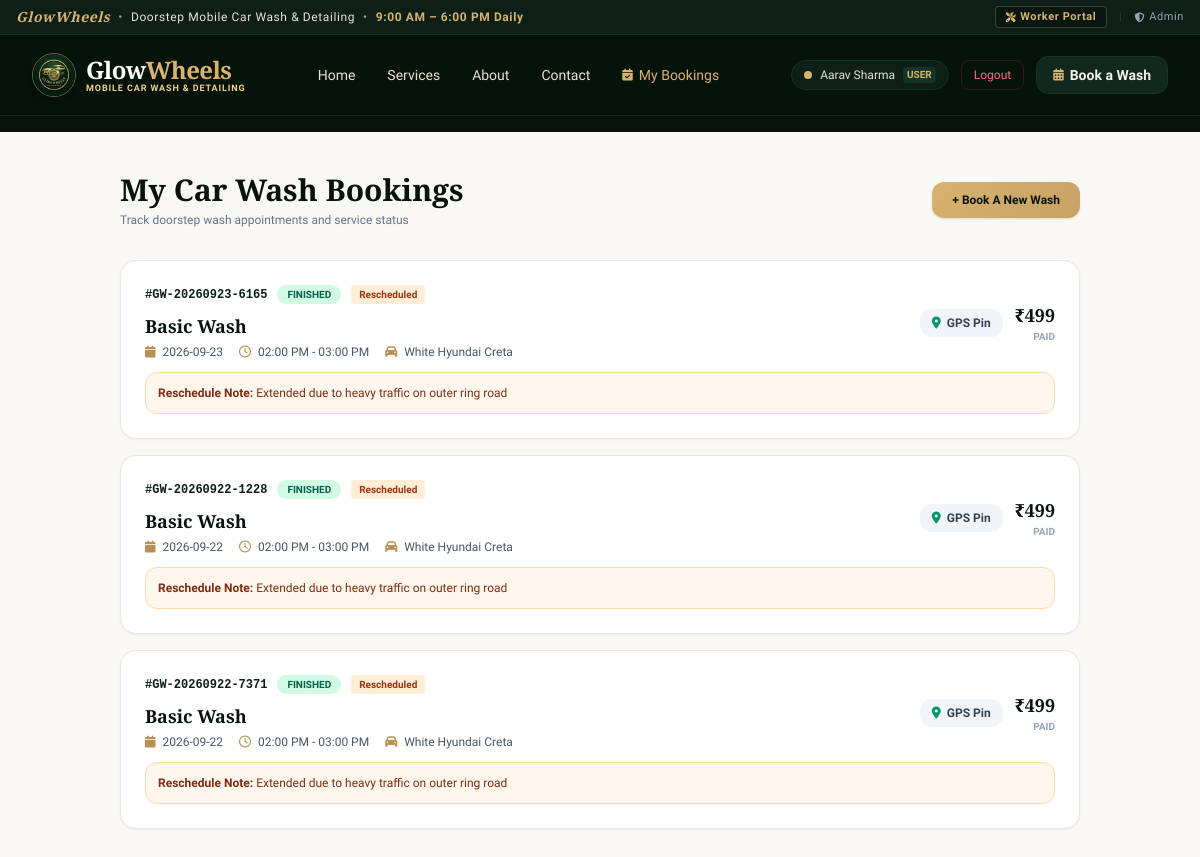
/my-bookings (signed in), run on the app's committed database.
### models.py (models this page shows, shortened)
class User(db.Model):
    __tablename__ = 'users'
    id = db.Column(db.Integer, primary_key=True)
    username = db.Column(db.String(80), unique=True, nullable=False)
    email = db.Column(db.String(120), unique=True, nullable=True)
    phone = db.Column(db.String(25), nullable=True)
    full_name = db.Column(db.String(100), nullable=True)
    password_hash = db.Column(db.String(255), nullable=False)
    role = db.Column(db.String(20), default='user') # 'user', 'worker', 'admin'
    created_at = db.Column(db.DateTime, default=datetime.utcnow)
    bookings = db.relationship('Booking', backref='customer', foreign_keys='Booking.user_id', lazy=True)
    assigned_works = db.relationship('Booking', backref='worker', foreign_keys='Booking.worker_id', lazy=True)
    leave_requests = db.relationship('LeaveRequest', backref='worker', lazy=True)
    overtime_logs = db.relationship('OvertimeLog', backref='worker', lazy=True)
    damage_reports = db.relationship('MachineDamageReport', backref='worker', lazy=True)

class Booking(db.Model):
    __tablename__ = 'bookings'
    id = db.Column(db.Integer, primary_key=True)
    booking_number = db.Column(db.String(30), unique=True, nullable=False)
    user_id = db.Column(db.Integer, db.ForeignKey('users.id'), nullable=False)
    package_id = db.Column(db.Integer, db.ForeignKey('packages.id'), nullable=False)
    booking_date = db.Column(db.String(20), nullable=False) # 'YYYY-MM-DD'
    time_slot = db.Column(db.String(30), nullable=False)    # e.g., '10:00 AM'
    customer_name = db.Column(db.String(100), nullable=False)
    customer_phone = db.Column(db.String(25), nullable=False)
    car_model = db.Column(db.String(100), nullable=False)
    car_number = db.Column(db.String(40), nullable=True)
    latitude = db.Column(db.Float, nullable=True)
    longitude = db.Column(db.Float, nullable=True)
    address = db.Column(db.Text, nullable=True)
    landmark = db.Column(db.String(150), nullable=True)
    status = db.Column(db.String(25), default='pending')
    worker_id = db.Column(db.Integer, db.ForeignKey('users.id'), nullable=True)
    payment_mode = db.Column(db.String(30), nullable=True) # 'Google Pay', 'Cash', 'PhonePe', 'UPI', 'Card'
    payment_amount = db.Column(db.Float, nullable=True)
    payment_status = db.Column(db.String(20), default='pending') # 'pending', 'paid'
    extension_notes = db.Column(db.Text, nullable=True)
    rescheduled_at = db.Column(db.DateTime, nullable=True)
    created_at = db.Column(db.DateTime, default=datetime.utcnow)
    finished_at = db.Column(db.DateTime, nullable=True)
    def get_maps_url(self):
        if self.latitude and self.longitude:
            return f"https://www.google.com/maps?q={self.latitude},{self.longitude}"
        return ""

class Package(db.Model):
    __tablename__ = 'packages'
    id = db.Column(db.Integer, primary_key=True)
    name = db.Column(db.String(100), nullable=False)
    price = db.Column(db.Float, nullable=False)
    duration_mins = db.Column(db.Integer, default=60)
    description = db.Column(db.Text, nullable=False)
    features = db.Column(db.Text, nullable=True) # Semicolon-separated features list
    badge = db.Column(db.String(50), nullable=True)
    icon = db.Column(db.String(50), default='car')
    is_active = db.Column(db.Boolean, default=True)
    bookings = db.relationship('Booking', backref='package', lazy=True)

### routes/user_routes.py (the view)
@user_bp.route('/my-bookings')
@login_required
def my_bookings():
    bookings = Booking.query.filter_by(user_id=session['user_id']).order_by(Booking.created_at.desc()).all()
    return render_template('user/my_bookings.html', bookings=bookings)

### routes/auth_routes.py (called while the page is built)
def login_required(f):
    @wraps(f)
    def decorated_function(*args, **kwargs):
        if 'user_id' not in session:
            flash('Please log in to continue.', 'warning')
            return redirect(url_for('auth.login', next=request.path))
        return f(*args, **kwargs)
    return decorated_function

### templates/user/my_bookings.html (shortened to what this page needs)
{% extends 'base.html' %}
{% block content %}
<div class="bg-cream-50 min-h-screen py-10 text-forest-950">
    <div class="max-w-5xl mx-auto px-4 sm:px-6 lg:px-8">
        <div class="flex flex-col sm:flex-row items-start sm:items-center justify-between gap-4 mb-8">
            <div>
                <h1 class="text-3xl font-serif font-bold text-forest-950">My Car Wash Bookings</h1>
                <p class="text-xs text-slate-500 mt-1">Track doorstep wash appointments and service status</p>
            </div>
            <a href="{{ url_for('user.book') }}" class="px-5 py-2.5 rounded-xl gold-btn text-forest-950 font-bold text-xs shadow">
                + Book A New Wash
            </a>
        </div>
        {% if not bookings %}
            <div class="bg-white border border-slate-200 rounded-3xl p-12 text-center shadow-sm">
                <i class="fa-solid fa-car-side text-4xl text-slate-300 mb-3 block"></i>
                <h3 class="text-lg font-serif font-bold text-forest-950">No Bookings Yet</h3>
                <p class="text-xs text-slate-500 mb-6">You haven't scheduled any doorstep car washes yet.</p>
                <a href="{{ url_for('user.book') }}" class="px-6 py-2.5 rounded-xl gold-btn text-forest-950 font-bold text-xs shadow">
                    Book Your First Wash
                </a>
            </div>
        {% else %}
            <div class="space-y-4">
                {% for b in bookings %}
                    <div class="bg-white border border-slate-200 rounded-2xl p-6 shadow-sm hover:shadow-md transition">
                        <div class="flex flex-col md:flex-row md:items-center justify-between gap-4">
                            <div>
                                <div class="flex items-center gap-2.5 mb-2">
                                    <span class="font-mono text-xs font-bold text-forest-900">#{{ b.booking_number }}</span>
                                    <span class="text-[10px] px-2.5 py-0.5 rounded-full font-bold uppercase
                                        {% if b.status == 'pending' %}bg-amber-100 text-amber-800
                                        {% elif b.status == 'confirmed' %}bg-blue-100 text-blue-800
                                        {% elif b.status == 'in_progress' %}bg-purple-100 text-purple-800
                                        {% elif b.status == 'finished' %}bg-emerald-100 text-emerald-800
                                        {% else %}bg-slate-100 text-slate-700{% endif %}">
                                        {{ b.status.replace('_', ' ') }}
                                    </span>
                                    {% if b.rescheduled_at %}
                                        <span class="text-[10px] bg-orange-100 text-orange-800 px-2 py-0.5 rounded font-semibold">Rescheduled</span>
                                    {% endif %}
                                </div>
                                <h3 class="text-lg font-serif font-bold text-forest-950">{{ b.package.name }}</h3>
                                <div class="flex flex-wrap gap-4 text-xs text-slate-600 mt-1">
                                    <span><i class="fa-solid fa-calendar text-gold-600 mr-1"></i> {{ b.booking_date }}</span>
                                    <span><i class="fa-regular fa-clock text-gold-600 mr-1"></i> {{ b.time_slot }}</span>
                                    <span><i class="fa-solid fa-car text-gold-600 mr-1"></i> {{ b.car_model }}</span>
                                </div>
                            </div>
                            <div class="flex items-center gap-3 border-t md:border-t-0 pt-3 md:pt-0 border-slate-100">
                                {% if b.latitude and b.longitude %}
                                    <a href="{{ b.get_maps_url() }}" target="_blank"
                                       class="px-3 py-1.5 rounded-xl bg-slate-100 hover:bg-slate-200 text-slate-700 text-xs font-semibold flex items-center gap-1.5 transition">
                                        <i class="fa-solid fa-location-dot text-emerald-600"></i>
                                        <span>GPS Pin</span>
                                    </a>
                                {% endif %}
                                <div class="text-right">
                                    <div class="text-lg font-serif font-black text-forest-950">₹{{ b.payment_amount | int }}</div>
                                    <div class="text-[10px] uppercase font-bold text-slate-400">{{ b.payment_status }}</div>
                                </div>
                            </div>
                        </div>
                        {% if b.extension_notes %}
                            <div class="mt-3 p-3 rounded-xl bg-orange-50 border border-orange-200 text-xs text-orange-900">
                                <strong>Reschedule Note:</strong> {{ b.extension_notes }}
                            </div>
                        {% endif %}
                    </div>
                {% endfor %}
            </div>
        {% endif %}
    </div>
</div>
{% endblock %}

### templates/base.html (shortened to what this page needs)
<!DOCTYPE html>
<html lang="en" class="h-full">
<head>
    <script src="https://cdn.tailwindcss.com"></script>
    <link rel="stylesheet" href="https://cdnjs.cloudflare.com/ajax/libs/font-awesome/6.4.0/css/all.min.css">
    <link rel="stylesheet" href="https://unpkg.com/leaflet@1.9.4/dist/leaflet.css" />
</head>
<body class="bg-forest-950 text-slate-100 flex flex-col min-h-screen font-sans selection:bg-gold-500 selection:text-forest-950">
    <div class="bg-forest-900 border-b border-forest-800/80 text-cream-200 text-xs py-1.5 px-4 text-center tracking-wider font-medium">
        <div class="max-w-7xl mx-auto flex items-center justify-between">
            <div class="flex items-center gap-2">
                <span class="text-gold-400 font-serif text-sm italic font-bold">GlowWheels</span>
                <span class="text-slate-400 hidden sm:inline">•</span>
                <span class="hidden sm:inline">Doorstep Mobile Car Wash & Detailing</span>
                <span class="text-slate-400">•</span>
                <span class="text-gold-400 font-semibold text-[11px] sm:text-xs">9:00 AM – 6:00 PM Daily</span>
            </div>
            <div class="flex items-center gap-3 text-[11px]">
                <a href="{{ url_for('auth.worker_login') }}" class="text-gold-400 hover:text-gold-300 font-bold flex items-center gap-1 bg-forest-950/60 px-2.5 py-0.5 rounded border border-gold-500/30">
                    <i class="fa-solid fa-screwdriver-wrench text-[10px]"></i> Worker Portal
                </a>
                <span class="text-forest-700">|</span>
                <a href="{{ url_for('auth.admin_login') }}" class="text-slate-400 hover:text-slate-200 flex items-center gap-1">
                    <i class="fa-solid fa-shield-halved text-[10px]"></i> Admin
                </a>
            </div>
        </div>
    </div>
    <nav class="bg-forest-950/95 backdrop-blur-md border-b border-forest-800/80 sticky top-0 z-50">
        <div class="max-w-7xl mx-auto px-4 sm:px-6 lg:px-8">
            <div class="flex items-center justify-between h-20">
                <div class="flex items-center gap-3">
                    <a href="{{ url_for('user.index') }}" class="flex items-center gap-2.5 group">
                        <img src="{{ url_for('static', filename='images/logo.jpg') }}" alt="GlowWheels Logo"
                             class="w-11 h-11 rounded-full border border-gold-400/50 shadow-md object-cover group-hover:scale-105 transition-transform">
                        <div>
                            <span class="text-2xl font-serif font-bold tracking-tight text-white flex items-center">
                                Glow<span class="text-gold-400">Wheels</span>
                            </span>
                            <span class="text-[9px] text-gold-300 block -mt-1 font-semibold tracking-widest uppercase">Mobile Car Wash & Detailing</span>
                        </div>
                    </a>
                </div>
                <div class="hidden md:flex items-center gap-8 text-sm font-medium">
                    <a href="{{ url_for('user.index') }}" class="text-cream-200 hover:text-gold-400 transition-colors">Home</a>
                    <a href="{{ url_for('user.packages_catalog') }}" class="text-cream-200 hover:text-gold-400 transition-colors">Services</a>
                    <a href="#about" class="text-cream-200 hover:text-gold-400 transition-colors">About</a>
                    <a href="#contact" class="text-cream-200 hover:text-gold-400 transition-colors">Contact</a>
                    {% if current_user and session_role == 'user' %}
                        <a href="{{ url_for('user.my_bookings') }}" class="text-gold-400 hover:underline flex items-center gap-1.5">
                            <i class="fa-solid fa-calendar-check text-xs"></i> My Bookings
                        </a>
                    {% endif %}
                </div>
                <div class="flex items-center gap-3">
                    {% if current_user %}
                        <span class="text-xs text-cream-200 bg-forest-900 border border-forest-800 px-3 py-1.5 rounded-full hidden sm:inline-flex items-center gap-2">
                            <span class="w-2 h-2 rounded-full bg-gold-400"></span>
                            {{ current_user.full_name or current_user.username }}
                            <span class="text-[10px] uppercase font-bold text-gold-400 px-1 rounded bg-forest-800">
                                {{ current_user.role }}
                            </span>
                        </span>
                        <a href="{{ url_for('auth.logout') }}" class="text-xs text-rose-400 hover:text-rose-300 px-3 py-1.5 rounded-lg border border-rose-500/20 hover:bg-rose-500/10 transition-colors">
                            Logout
                        </a>
                    {% endif %}
                    <a href="{{ url_for('user.book') }}" class="forest-btn font-semibold text-xs sm:text-sm px-4 py-2 rounded-xl hidden sm:flex items-center gap-1.5">
                        <i class="fa-solid fa-calendar-days text-gold-400 text-xs"></i>
                        <span>Book a Wash</span>
                    </a>
                </div>
            </div>
        </div>
    </nav>
    <main class="flex-grow">
        {% block content %}{% endblock %}
    </main>
</body>
</html>

### templates/base.html (style rules this page uses)
.gold-btn { background: linear-gradient(135deg, #d8b26e, #c8a265); color: #07130c; font-weight: 700; transition: all 0.25s ease; }
.forest-btn { background-color: #11281e; border: 1px solid #163327; color: #f5f0e8; transition: all 0.25s ease; }

### data on the page
User: full_name "Aarav Sharma", role "USER"
Booking: booking_number "GW-20260923-6165", status.replace "FINISHED", shows "Rescheduled", package.name "Basic Wash", booking_date "2026-09-23", time_slot "02:00 PM - 03:00 PM", car_model "White Hyundai Creta", payment_amount "499", payment_status "PAID", extension_notes "Extended due to heavy traffic on outer ring road"
Booking: booking_number "GW-20260922-1228", status.replace "FINISHED", shows "Rescheduled", package.name "Basic Wash", booking_date "2026-09-22", time_slot "02:00 PM - 03:00 PM", car_model "White Hyundai Creta", payment_amount "499", payment_status "PAID", extension_notes "Extended due to heavy traffic on outer ring road"
Booking: booking_number "GW-20260922-7371", status.replace "FINISHED", shows "Rescheduled", package.name "Basic Wash", booking_date "2026-09-22", time_slot "02:00 PM - 03:00 PM", car_model "White Hyundai Creta", payment_amount "499", payment_status "PAID", extension_notes "Extended due to heavy traffic on outer ring road"
